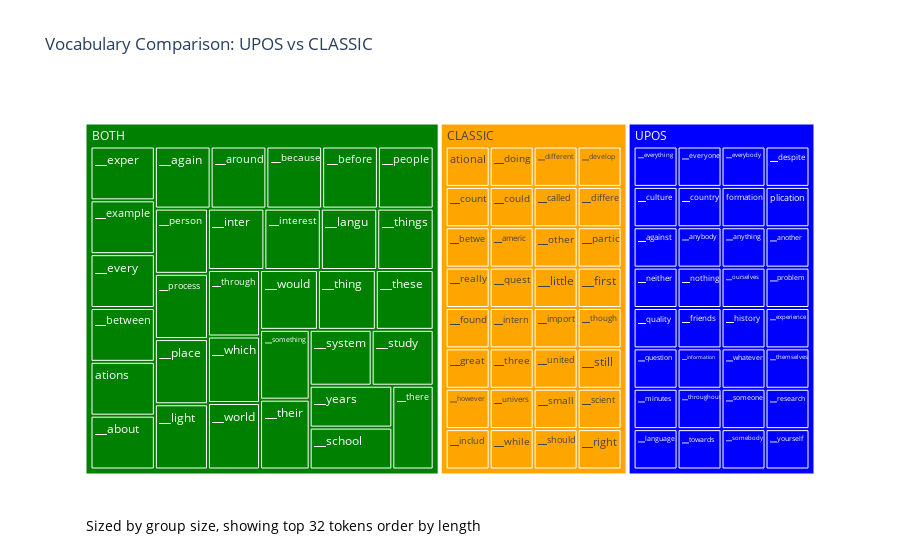

Write notebook code for a chart like this one.
### Code cell
df_treemap = df.reset_index()
df_treemap.rename(columns={'index': 'TOKEN'}, inplace=True)
df_treemap['CATEGORY SIZE'] = df_treemap.groupby('COMPARE')['TOKEN'].transform('count')
df_treemap['TOKEN LENGTH'] = df_treemap['TOKEN'].str.len()
df_treemap.sort_values(by=['TOKEN LENGTH'], ascending=False, inplace=True)
# print(df_treemap)

max_example_tokens = 32
df_treemap = (
    df_treemap.groupby('COMPARE')[['TOKEN', 'TOKEN LENGTH', 'COMPARE', 'CATEGORY SIZE']]
    .apply(lambda x: x.head(max_example_tokens))
    .reset_index(drop=True)
)
fig = px.treemap(
    df_treemap,
    path=['COMPARE', 'TOKEN'], 
    values='CATEGORY SIZE', 
    color='COMPARE',
    color_discrete_map={
        'BOTH': 'green',
        'UPOS': 'blue',
        'CLASSIC': 'orange',
        'NONE': 'gray'
    },
    title="Vocabulary Comparison: UPOS vs CLASSIC"
)
fig.add_annotation(
    text=f"Sized by group size, showing top {max_example_tokens} tokens order by length",
    xref="paper",
    yref="paper",
    x=0.005,
    y=-0.15, 
    showarrow=False,
    font=dict(size=14, color="black"),
    align="left",
)
fig.show()

### Figure 1 — Plotly figure (JSON) as saved in the notebook; plotly's stock layout.template omitted (floating-point values rounded to 4 significant figures)
{"data": [{"branchvalues": "total", "customdata": [["CLASSIC"], ["BOTH"], ["BOTH"], ["UPOS"], ["UPOS"], ["UPOS"], ["BOTH"], ["CLASSIC"], ["CLASSIC"], ["CLASSIC"], ["UPOS"], ["UPOS"], ["UPOS"], ["CLASSIC"], ["CLASSIC"], ["CLASSIC"], ["CLASSIC"], ["CLASSIC"], ["BOTH"], ["BOTH"], ["UPOS"], ["UPOS"], ["BOTH"], ["UPOS"], ["CLASSIC"], ["BOTH"], ["UPOS"], ["UPOS"], ["BOTH"], ["BOTH"], ["BOTH"], ["UPOS"], ["UPOS"], ["BOTH"], ["UPOS"], ["CLASSIC"], ["UPOS"], ["CLASSIC"], ["BOTH"], ["CLASSIC"], ["UPOS"], ["BOTH"], ["UPOS"], ["CLASSIC"], ["UPOS"], ["UPOS"], ["BOTH"], ["CLASSIC"], ["BOTH"], ["UPOS"], ["CLASSIC"], ["CLASSIC"], ["UPOS"], ["CLASSIC"], ["UPOS"], ["CLASSIC"], ["UPOS"], ["CLASSIC"], ["UPOS"], ["BOTH"], ["BOTH"], ["CLASSIC"], ["BOTH"], ["CLASSIC"], ["BOTH"], ["CLASSIC"], ["CLASSIC"], ["BOTH"], ["UPOS"], ["UPOS"], ["BOTH"], ["CLASSIC"], ["UPOS"], ["CLASSIC"], ["BOTH"], ["BOTH"], ["BOTH"], ["CLASSIC"], ["BOTH"], ["BOTH"], ["UPOS"], ["BOTH"], ["BOTH"], ["BOTH"], ["CLASSIC"], ["BOTH"], ["UPOS"], ["UPOS"], ["CLASSIC"], ["CLASSIC"], ["CLASSIC"], ["BOTH"], ["CLASSIC"], ["UPOS"], ["BOTH"], ["UPOS"], ["BOTH"], ["CLASSIC"], ["UPOS"]], "domain": {"x": [0, 1], "y": [0, 1]}, "hovertemplate": "labels=%{label}<br>CATEGORY SIZE=%{value}<br>parent=%{parent}<br>id=%{id}<br>COMPARE=%{customdata[0]}<extra></extra>", "ids": ["CLASSIC/ational", "BOTH/▁exper", "BOTH/▁example", "UPOS/▁everything", "UPOS/▁everyone", "UPOS/▁everybody", "BOTH/▁every", "CLASSIC/▁doing", "CLASSIC/▁different", "CLASSIC/▁develop", "UPOS/▁despite", "UPOS/▁culture", "UPOS/▁country", "CLASSIC/▁count", "CLASSIC/▁could", "CLASSIC/▁called", "CLASSIC/▁differe", "CLASSIC/▁betwe", "BOTH/▁between", "BOTH/ations", "UPOS/formation", "UPOS/plication", "BOTH/▁about", "UPOS/▁against", "CLASSIC/▁americ", "BOTH/▁again", "UPOS/▁anybody", "UPOS/▁anything", "BOTH/▁around", "BOTH/▁because", "BOTH/▁before", "UPOS/▁another", "UPOS/▁neither", "BOTH/▁people", "UPOS/▁nothing", "CLASSIC/▁other", "UPOS/▁ourselves", "CLASSIC/▁partic", "BOTH/▁person", "CLASSIC/▁really", "UPOS/▁problem", "BOTH/▁process", "UPOS/▁quality", "CLASSIC/▁quest", "UPOS/▁question", "UPOS/▁minutes", "BOTH/▁place", "CLASSIC/▁little", "BOTH/▁light", "UPOS/▁language", "CLASSIC/▁first", "CLASSIC/▁found", "UPOS/▁friends", "CLASSIC/▁great", "UPOS/▁history", "CLASSIC/▁however", "UPOS/▁experience", "CLASSIC/▁includ", "UPOS/▁information", "BOTH/▁inter", "BOTH/▁interest", "CLASSIC/▁intern", "BOTH/▁langu", "CLASSIC/▁import", "BOTH/▁things", "CLASSIC/▁though", "CLASSIC/▁three", "BOTH/▁through", "UPOS/▁throughout", "UPOS/▁towards", "BOTH/▁which", "CLASSIC/▁univers", "UPOS/▁whatever", "CLASSIC/▁while", "BOTH/▁world", "BOTH/▁would", "BOTH/▁thing", "CLASSIC/▁united", "BOTH/▁these", "BOTH/▁something", "UPOS/▁themselves", "BOTH/▁their", "BOTH/▁system", "BOTH/▁study", "CLASSIC/▁still", "BOTH/▁years", "UPOS/▁someone", "UPOS/▁somebody", "CLASSIC/▁small", "CLASSIC/▁should", "CLASSIC/▁scient", "BOTH/▁school", "CLASSIC/▁right", "UPOS/▁research", "BOTH/▁there", "UPOS/▁yourself", "BOTH", "CLASSIC", "UPOS"], "labels": ["ational", "▁exper", "▁example", "▁everything", "▁everyone", "▁everybody", "▁every", "▁doing", "▁different", "▁develop", "▁despite", "▁culture", "▁country", "▁count", "▁could", "▁called", "▁differe", "▁betwe", "▁between", "ations", "formation", "plication", "▁about", "▁against", "▁americ", "▁again", "▁anybody", "▁anything", "▁around", "▁because", "▁before", "▁another", "▁neither", "▁people", "▁nothing", "▁other", "▁ourselves", "▁partic", "▁person", "▁really", "▁problem", "▁process", "▁quality", "▁quest", "▁question", "▁minutes", "▁place", "▁little", "▁light", "▁language", "▁first", "▁found", "▁friends", "▁great", "▁history", "▁however", "▁experience", "▁includ", "▁information", "▁inter", "▁interest", "▁intern", "▁langu", "▁import", "▁things", "▁though", "▁three", "▁through", "▁throughout", "▁towards", "▁which", "▁univers", "▁whatever", "▁while", "▁world", "▁would", "▁thing", "▁united", "▁these", "▁something", "▁themselves", "▁their", "▁system", "▁study", "▁still", "▁years", "▁someone", "▁somebody", "▁small", "▁should", "▁scient", "▁school", "▁right", "▁research", "▁there", "▁yourself", "BOTH", "CLASSIC", "UPOS"], "marker": {"colors": ["orange", "green", "green", "blue", "blue", "blue", "green", "orange", "orange", "orange", "blue", "blue", "blue", "orange", "orange", "orange", "orange", "orange", "green", "green", "blue", "blue", "green", "blue", "orange", "green", "blue", "blue", "green", "green", "green", "blue", "blue", "green", "blue", "orange", "blue", "orange", "green", "orange", "blue", "green", "blue", "orange", "blue", "blue", "green", "orange", "green", "blue", "orange", "orange", "blue", "orange", "blue", "orange", "blue", "orange", "blue", "green", "green", "orange", "green", "orange", "green", "orange", "orange", "green", "blue", "blue", "green", "orange", "blue", "orange", "green", "green", "green", "orange", "green", "green", "blue", "green", "green", "green", "orange", "green", "blue", "blue", "orange", "orange", "orange", "green", "orange", "blue", "green", "blue", "green", "orange", "blue"]}, "name": "", "parents": ["CLASSIC", "BOTH", "BOTH", "UPOS", "UPOS", "UPOS", "BOTH", "CLASSIC", "CLASSIC", "CLASSIC", "UPOS", "UPOS", "UPOS", "CLASSIC", "CLASSIC", "CLASSIC", "CLASSIC", "CLASSIC", "BOTH", "BOTH", "UPOS", "UPOS", "BOTH", "UPOS", "CLASSIC", "BOTH", "UPOS", "UPOS", "BOTH", "BOTH", "BOTH", "UPOS", "UPOS", "BOTH", "UPOS", "CLASSIC", "UPOS", "CLASSIC", "BOTH", "CLASSIC", "UPOS", "BOTH", "UPOS", "CLASSIC", "UPOS", "UPOS", "BOTH", "CLASSIC", "BOTH", "UPOS", "CLASSIC", "CLASSIC", "UPOS", "CLASSIC", "UPOS", "CLASSIC", "UPOS", "CLASSIC", "UPOS", "BOTH", "BOTH", "CLASSIC", "BOTH", "CLASSIC", "BOTH", "CLASSIC", "CLASSIC", "BOTH", "UPOS", "UPOS", "BOTH", "CLASSIC", "UPOS", "CLASSIC", "BOTH", "BOTH", "BOTH", "CLASSIC", "BOTH", "BOTH", "UPOS", "BOTH", "BOTH", "BOTH", "CLASSIC", "BOTH", "UPOS", "UPOS", "CLASSIC", "CLASSIC", "CLASSIC", "BOTH", "CLASSIC", "UPOS", "BOTH", "UPOS", "", "", ""], "type": "treemap", "values": [346, 654, 654, 346, 346, 346, 654, 346, 346, 346, 346, 346, 346, 346, 346, 346, 346, 346, 654, 654, 346, 346, 654, 346, 346, 654, 346, 346, 654, 654, 654, 346, 346, 654, 346, 346, 346, 346, 654, 346, 346, 654, 346, 346, 346, 346, 654, 346, 654, 346, 346, 346, 346, 346, 346, 346, 346, 346, 346, 654, 654, 346, 654, 346, 654, 346, 346, 654, 346, 346, 654, 346, 346, 346, 654, 654, 654, 346, 654, 654, 346, 654, 654, 654, 346, 654, 346, 346, 346, 346, 346, 654, 346, 346, 654, 346, 20928, 11072, 11072]}], "layout": {"annotations": [{"align": "left", "font": {"color": "black", "size": 14}, "showarrow": false, "text": "Sized by group size, showing top 32 tokens order by length", "x": 0.005, "xref": "paper", "y": -0.15, "yref": "paper"}], "legend": {"tracegroupgap": 0}, "title": {"text": "Vocabulary Comparison: UPOS vs CLASSIC"}}}
